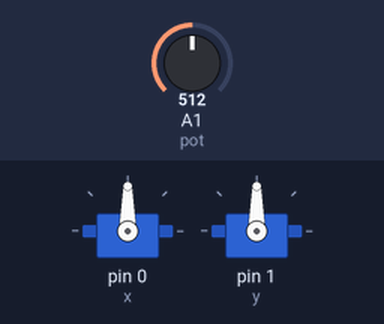
This sketch was run on a simulated Arduino Uno, built with avr-gcc and run on an emulated ATmega328P. On the bench: 2 × servo. The test bench sets the inputs (shaded band); at power-on: A1 (pot) = 512.

Above: at 1.2 s.
1.3 s: A1 (pot) set to 716
At 2.2 s:
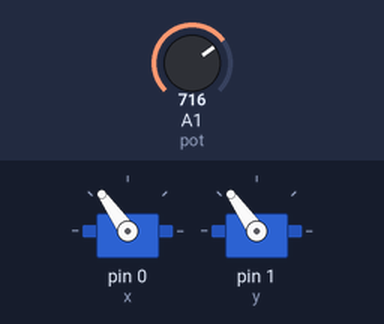
2.8 s: A1 (pot) set to 900
At 3.3 s:
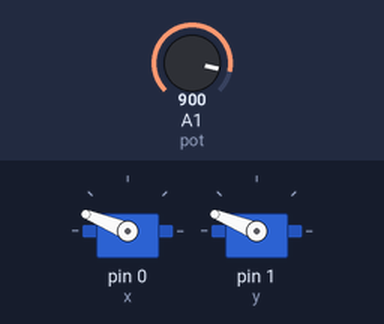
4.3 s: A1 (pot) set to 1023
At 5.5 s:
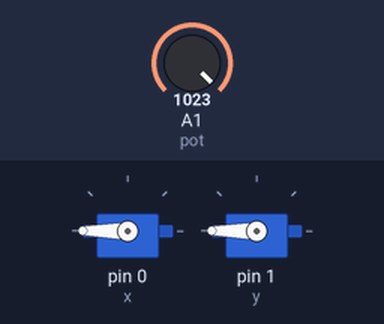
5.8 s: A1 (pot) set to 306
At 6.8 s:
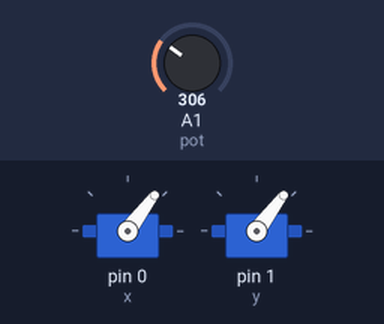
7.3 s: A1 (pot) set to 122
At 8.0 s:
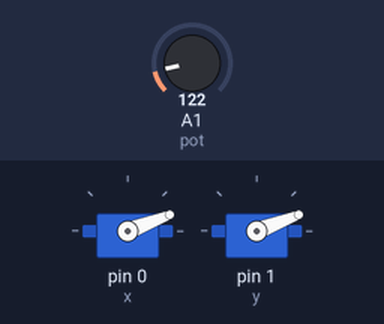
Timing chart, 0 to 9.8 s (numbered marks = the images above; inputs shaded):
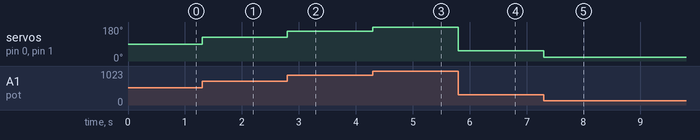

Measured:
- after the input at 1.3 s, servo on pin 0 (x), servo on pin 1 (y): 90° → 125° at once
- after the input at 2.8 s, servo on pin 0 (x), servo on pin 1 (y): 125° → 158° at once
- after the input at 4.3 s, servo on pin 0 (x), servo on pin 1 (y): 158° → 180° at once
- after the input at 5.8 s, servo on pin 0 (x), servo on pin 1 (y): 180° → 53° at once
- after the input at 7.3 s, servo on pin 0 (x), servo on pin 1 (y): 53° → 21° at once

The sketch:

Servo180_Pot_Meter.ino
```cpp
#include <Servo.h>.
Servo x;
Servo y;

const int pot = A1;
int in_val;
int out_val;

void setup() {
  x.attach (0);
  y.attach (1);
  //Serial.begin (9600);
}
void loop() {
  in_val = analogRead (pot);
  out_val = map (in_val, 0, 1023, 0, 180);
  x.write (out_val);
  y.write (out_val);
  //delay (15);

  /*Serial.print ("Pot_Value: ");
  Serial.print (in_val);
  Serial.print ("   ");
  Serial.print ("Servo_Value: ");
  Serial.print (out_val);
  Serial.println ("");*/
}
```
